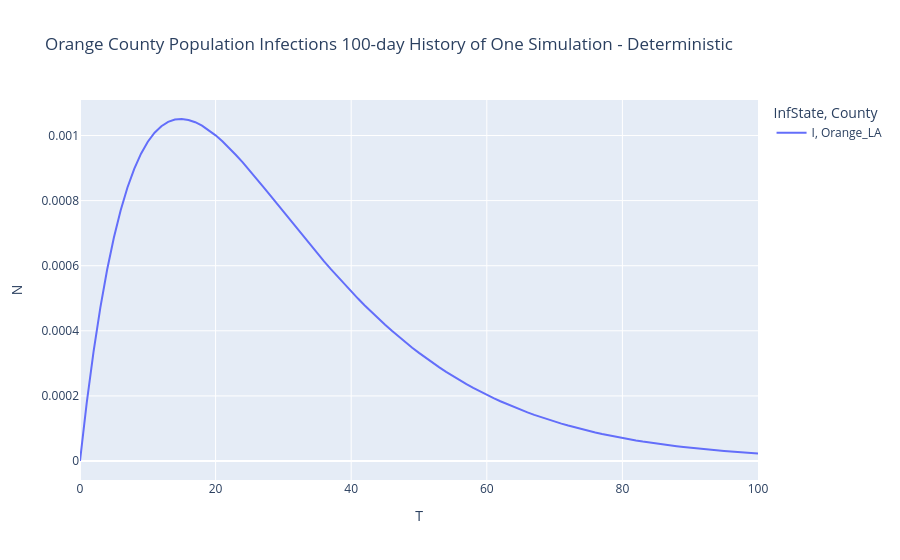

The notebook cell saved with this chart:
### Code cell
epi_fig_orange_la = px.line(orange_c_LA_I, x="T", y="N", color="InfState", line_dash='County', title='Orange County Population Infections 100-day History of One Simulation - Deterministic')
epi_fig_orange_la.show()
